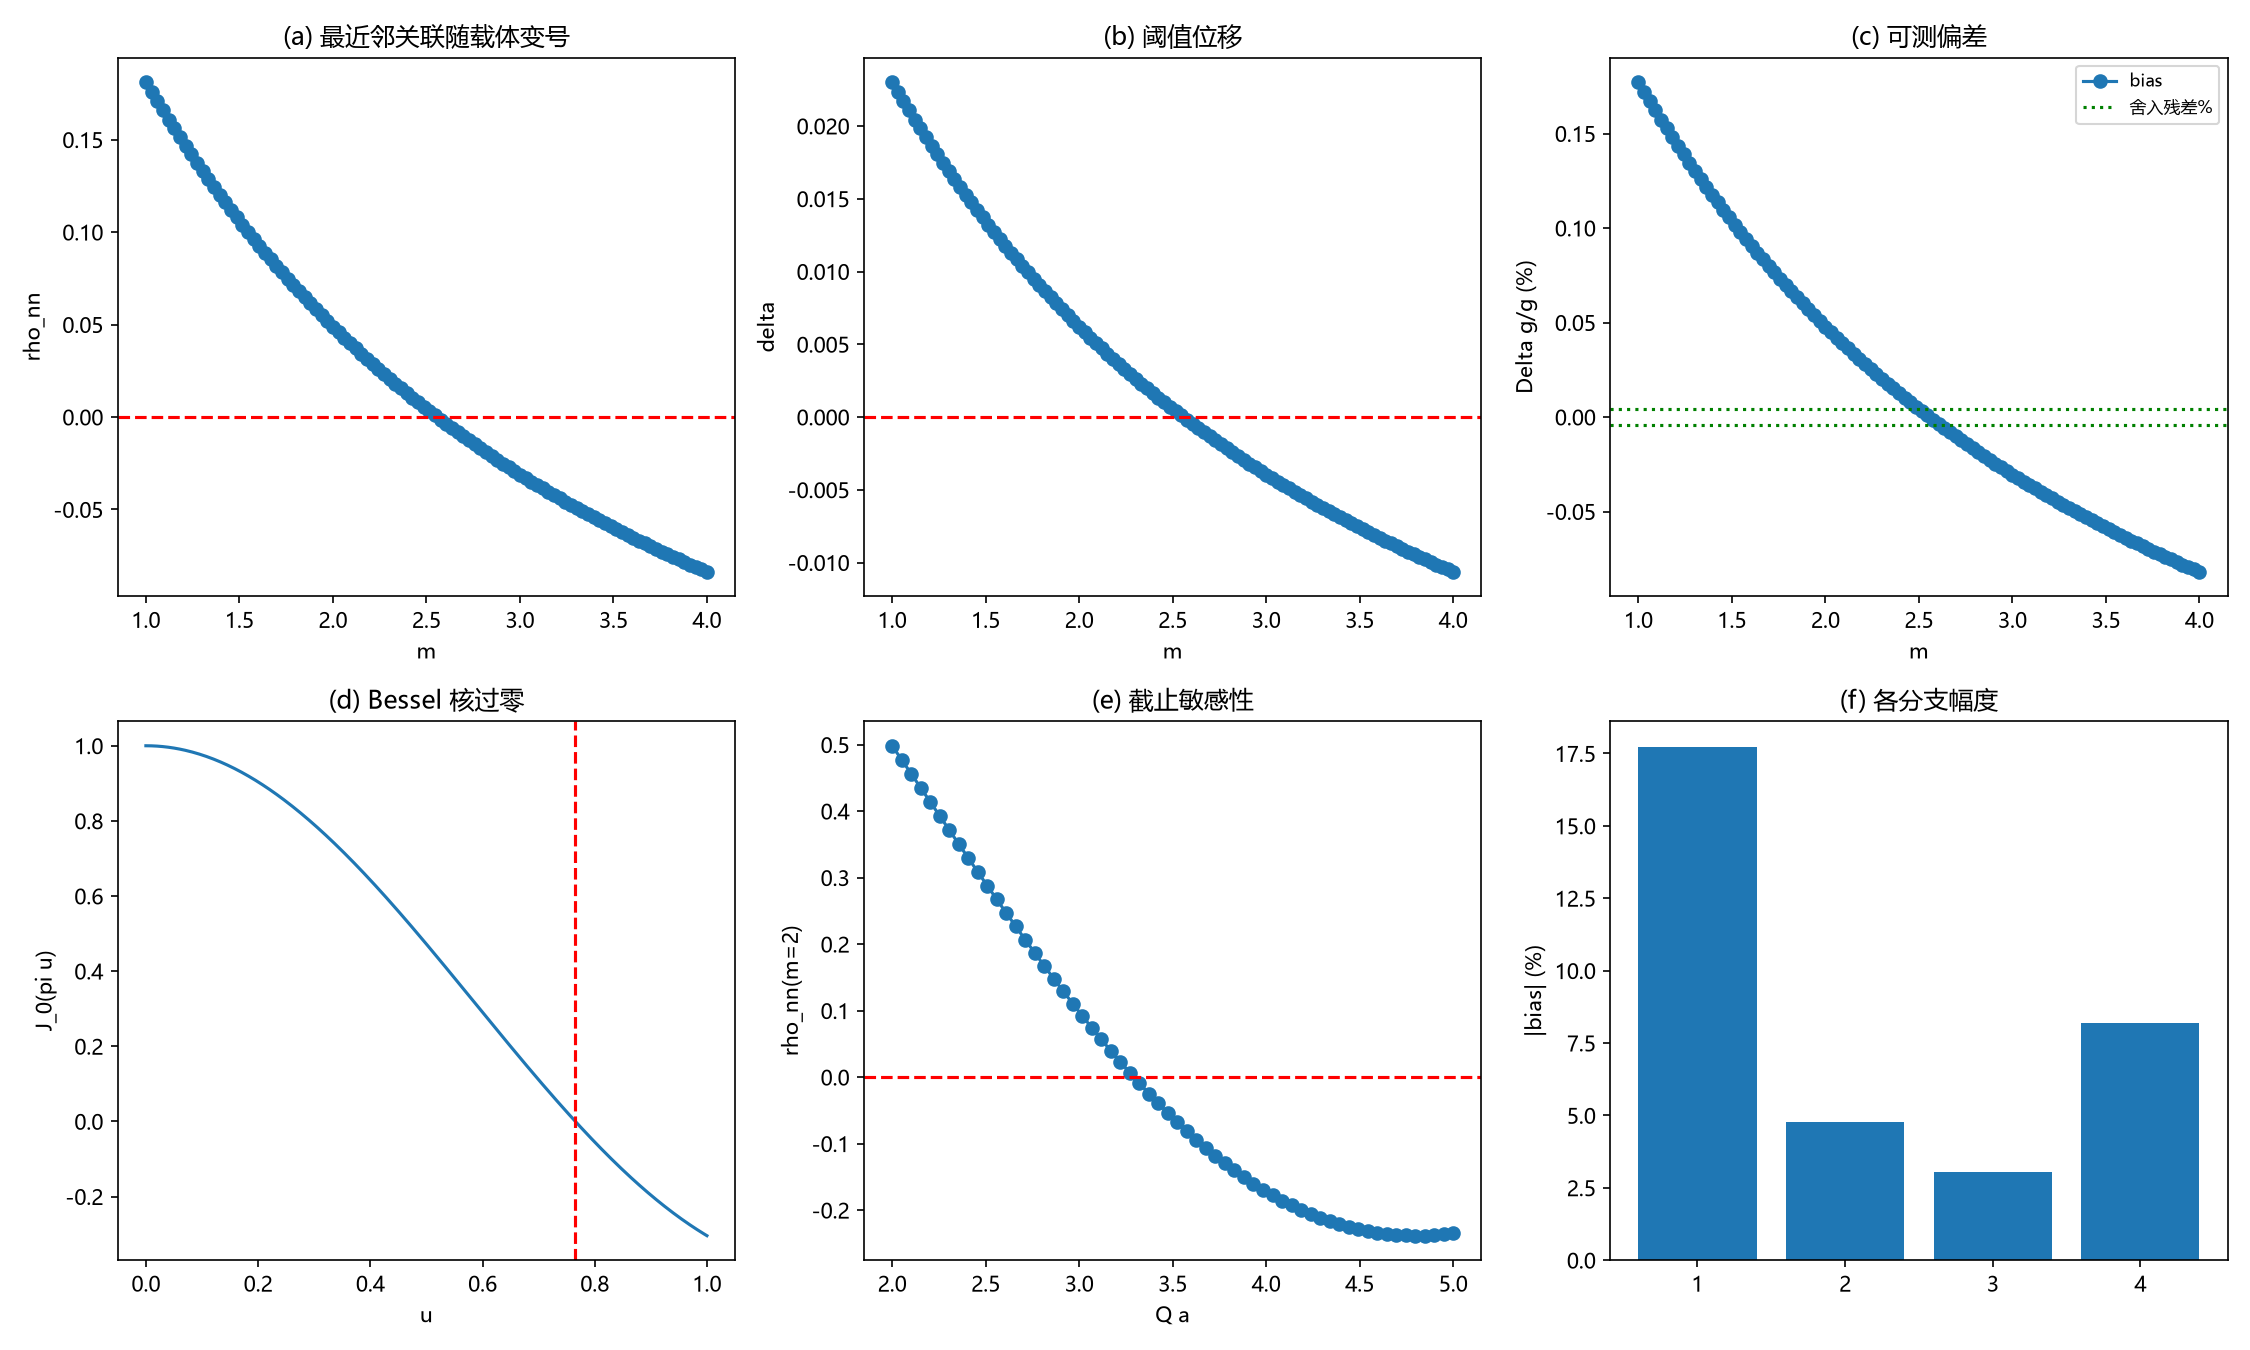

Python code for this plot:
# -*- coding: utf-8 -*-
"""环 4/15：`rho` 链内归一与载体维数判别（第 157 轮，R-166）

只做解析式的数值核对与函数图像，不做任何数据拟合。
运行：python "环04审4_rho归一与载体判别.py"（本目录）
输出：环04审4_rho归一与载体判别.png / .json
"""
import json
import numpy as np
import matplotlib
matplotlib.use("Agg")
import matplotlib.pyplot as plt
from scipy.integrate import quad
from scipy.special import j0, ndtri
from scipy.stats import norm
from scipy.optimize import brentq

plt.rcParams["font.sans-serif"] = ["Microsoft YaHei", "SimHei", "DejaVu Sans"]
plt.rcParams["axes.unicode_minus"] = False

PC = 0.592746
K_BIAS = 7.7                 # 第 156 轮工作点斜率 Delta g/g ~= 7.7 delta
ROUNDING = abs((2.0 / np.pi) / 1.023 - 0.622281) / 0.622281

Z = ndtri(1.0 - PC)
PHI2 = norm.pdf(Z) ** 2


def rho_nn(m, qa=np.pi):
    """(8G.3) 在最近邻 r=a、Q=pi/a： (m+1)∫_0^1 u^m J_0(qa*u) du"""
    I = quad(lambda u: u ** m * j0(qa * u), 0.0, 1.0, limit=200)[0]
    return (m + 1.0) * I


def delta_of(m):
    r = rho_nn(m)
    cbar = r * PHI2
    return r, cbar, cbar / (2.0 * PC)


checks = {}

# ---- C1 归一化 rho_m(0)=1 ----
norm_err = []
for m in (1, 2, 3, 4):
    I = quad(lambda u: u ** m, 0.0, 1.0)[0]
    norm_err.append(abs((m + 1) * I - 1.0))
checks["C1_normalization_maxerr"] = max(norm_err)
assert max(norm_err) < 1e-12

# ---- C2 最近邻 rho 数值与变号 ----
rows = {m: delta_of(m) for m in (1, 2, 3, 4)}
checks["C2_rho_table"] = {str(m): rows[m][0] for m in rows}
assert rows[1][0] > rows[2][0] > 0 > rows[3][0] > rows[4][0]
assert abs(rows[2][0] - 0.048930) < 1e-5
assert abs(rows[3][0] + 0.031094) < 1e-5

# ---- C3 cbar 与 delta ----
checks["C3_delta_table"] = {str(m): rows[m][2] for m in rows}
assert abs(rows[1][2] - 0.023023) < 1e-5
assert abs(rows[3][2] + 0.003951) < 1e-5

# ---- C4 偏差幅度超过舍入残差 ----
detect = {}
for m in (1, 2, 3, 4):
    bias = K_BIAS * rows[m][2]
    detect[str(m)] = bool(abs(bias) > ROUNDING)
checks["C4_rounding"] = ROUNDING
checks["C4_detectable"] = detect
assert all(detect.values())

# ---- C5 符号对应 ----
signs_ok = all(np.sign(K_BIAS * rows[m][2]) == np.sign(rows[m][0]) for m in rows)
checks["C5_sign_correspondence"] = bool(signs_ok)
assert signs_ok

# ---- C6 零穿越 m* ----
mstar = brentq(lambda m: rho_nn(m), 2.0, 3.0, xtol=1e-12)
checks["C6_mstar"] = mstar
assert 2.0 < mstar < 3.0

# ---- C7 截止敏感性：m=2 在不同 Qa 下变号 ----
qa_vals = np.linspace(2.0, 5.0, 60)
rho_qa = np.array([rho_nn(2, float(qa)) for qa in qa_vals])
checks["C7_qa_zero_cross"] = bool(np.any(np.diff(np.sign(rho_qa)) != 0))
checks["C7_rho_qa_pi"] = rho_nn(2, np.pi)
assert np.any(np.diff(np.sign(rho_qa)) != 0)

# ---------------- 图像 ----------------
fig, axes = plt.subplots(2, 3, figsize=(15, 9))

ms = np.linspace(1.0, 4.0, 100)
rhos = np.array([rho_nn(float(m)) for m in ms])
dels = np.array([K_BIAS * delta_of(float(m))[2] for m in ms])

ax = axes[0, 0]
ax.plot(ms, rhos, "o-")
ax.axhline(0, color="r", ls="--")
ax.set(xlabel="m", ylabel="rho_nn", title="(a) 最近邻关联随载体变号")

ax = axes[0, 1]
ax.plot(ms, [delta_of(float(m))[2] for m in ms], "o-")
ax.axhline(0, color="r", ls="--")
ax.set(xlabel="m", ylabel="delta", title="(b) 阈值位移")

ax = axes[0, 2]
ax.plot(ms, dels, "o-", label="bias")
ax.axhline(ROUNDING * 100, color="g", ls=":", label="舍入残差%")
ax.axhline(-ROUNDING * 100, color="g", ls=":")
ax.set(xlabel="m", ylabel="Delta g/g (%)", title="(c) 可测偏差")
ax.legend(fontsize=8)

ax = axes[1, 0]
u = np.linspace(0, 1, 400)
ax.plot(u, j0(np.pi * u))
ax.axvline(2.4048 / np.pi, color="r", ls="--")
ax.set(xlabel="u", ylabel="J_0(pi u)", title="(d) Bessel 核过零")

ax = axes[1, 1]
ax.plot(qa_vals, rho_qa, "o-")
ax.axhline(0, color="r", ls="--")
ax.set(xlabel="Q a", ylabel="rho_nn(m=2)", title="(e) 截止敏感性")

ax = axes[1, 2]
ax.bar([str(m) for m in (1, 2, 3, 4)],
       [abs(K_BIAS * rows[m][2]) * 100 for m in (1, 2, 3, 4)])
ax.set(ylabel="|bias| (%)", title="(f) 各分支幅度")

fig.tight_layout()
fig.savefig("环04审4_rho归一与载体判别.png", dpi=150)
with open("环04审4_rho归一与载体判别.json", "w", encoding="utf-8") as fh:
    json.dump(checks, fh, ensure_ascii=False, indent=2)
print(json.dumps(checks, ensure_ascii=False, indent=2))
